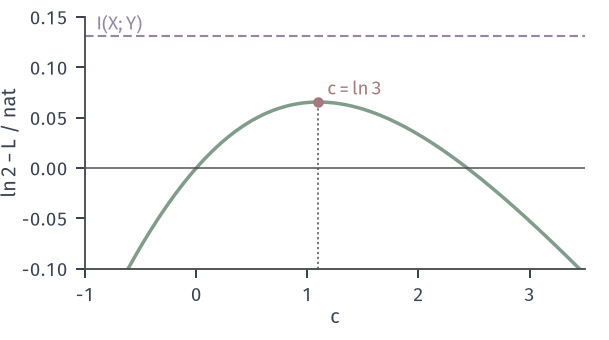

This figure's Python source:
from pathlib import Path
import sys
HERE = Path(__file__).resolve().parent
sys.path.insert(0, str(HERE.parent/'info-common'))
from info_fig import *
# Binary example (X ~ Bern(1/2), Y = X xor Bern(1/4)), N = 2 candidates, restricted score s(x,y) = c 1{x=y}.
# Exact value of ln 2 - L(c) (green); maximum at c = ln 3 (red) equals 0.0654 = optimal-score value;
# I(X;Y) = 0.1308 (purple dashed). Negative values: the score is a poor posterior model.
def L(c, N=2, e=.25):
    t = 0.0
    for mJ, pJ in ((1, 1-e), (0, e)):
        for k in range(N):
            pk = math.comb(N-1, k)*.5**(N-1); m = k+mJ; Z = m*math.exp(c)+(N-m)
            t += pJ*pk*(math.log(Z) - c*mJ)
    return t
fig, ax = figure(width_mm=86, height_mm=48)
panel(fig, left=.14, right=.96, bottom=.21, top=.95)
c = np.linspace(-1, 3.5, 500); v = np.array([LN2 - L(x) for x in c])
ax.plot(c, v, color=GREEN, lw=1.4); ax.axhline(LN2-float(hb(.25)), color=PURPLE, lw=.85, ls=DASH); ax.axhline(0, color=STROKE, lw=.6)
dot(ax, math.log(3), LN2-L(math.log(3)))
ax.plot([math.log(3)]*2, [-.1, LN2-L(math.log(3))], color=STROKE, lw=.6, ls=DOT)
lab(ax, -.9, .137, r'$I(X;Y)$', PURPLE); lab(ax, math.log(3)+.08, .072, r'$c=\ln 3$', RED)
ax.set_xlim(-1, 3.5); ax.set_ylim(-.1, .15); axlab(ax, '$c$', r'$\ln 2-L$ / nat')
save(fig, HERE, 'figure', {'max': LN2-L(math.log(3)), 'c0': LN2-L(0), 'c3': LN2-L(3)})
